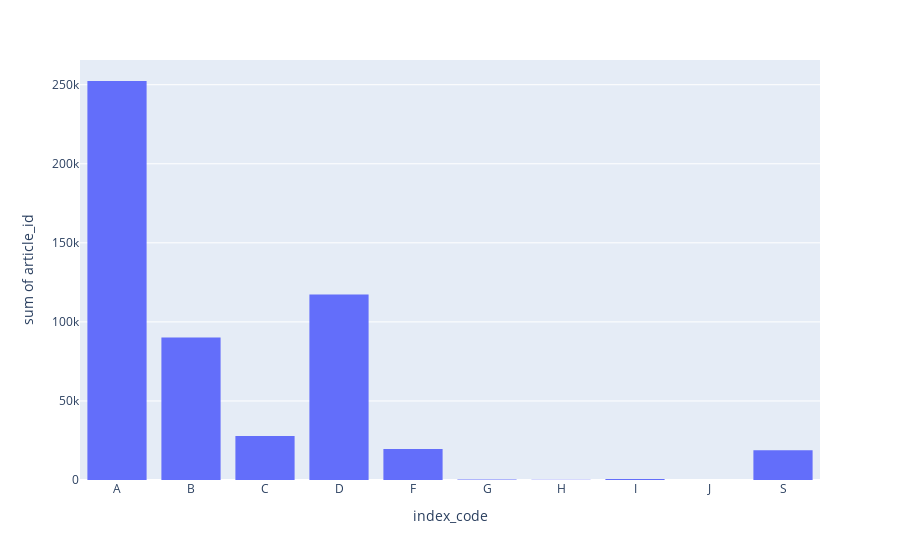

Source (notebook cell):
### Code cell
plot_feature(detailed_transactions, "index_code")

### Figure 1 — Plotly figure (JSON) as saved in the notebook; plotly's stock layout.template omitted (floating-point values rounded to 4 significant figures)
{"data": [{"bingroup": "x", "histfunc": "sum", "hovertemplate": "index_code=%{x}<br>sum of article_id=%{y}<extra></extra>", "legendgroup": "", "marker": {"color": "#636efa", "pattern": {"shape": ""}}, "name": "", "orientation": "v", "showlegend": false, "type": "histogram", "x": ["A", "B", "C", "D", "F", "G", "H", "I", "J", "S"], "xaxis": "x", "y": [252338, 90100, 27775, 117394, 19553, 244, 147, 652, 30, 18870], "yaxis": "y"}], "layout": {"barmode": "relative", "legend": {"tracegroupgap": 0}, "margin": {"t": 60}, "xaxis": {"anchor": "y", "domain": [0, 1], "title": {"text": "index_code"}}, "yaxis": {"anchor": "x", "domain": [0, 1], "title": {"text": "sum of article_id"}}}}
